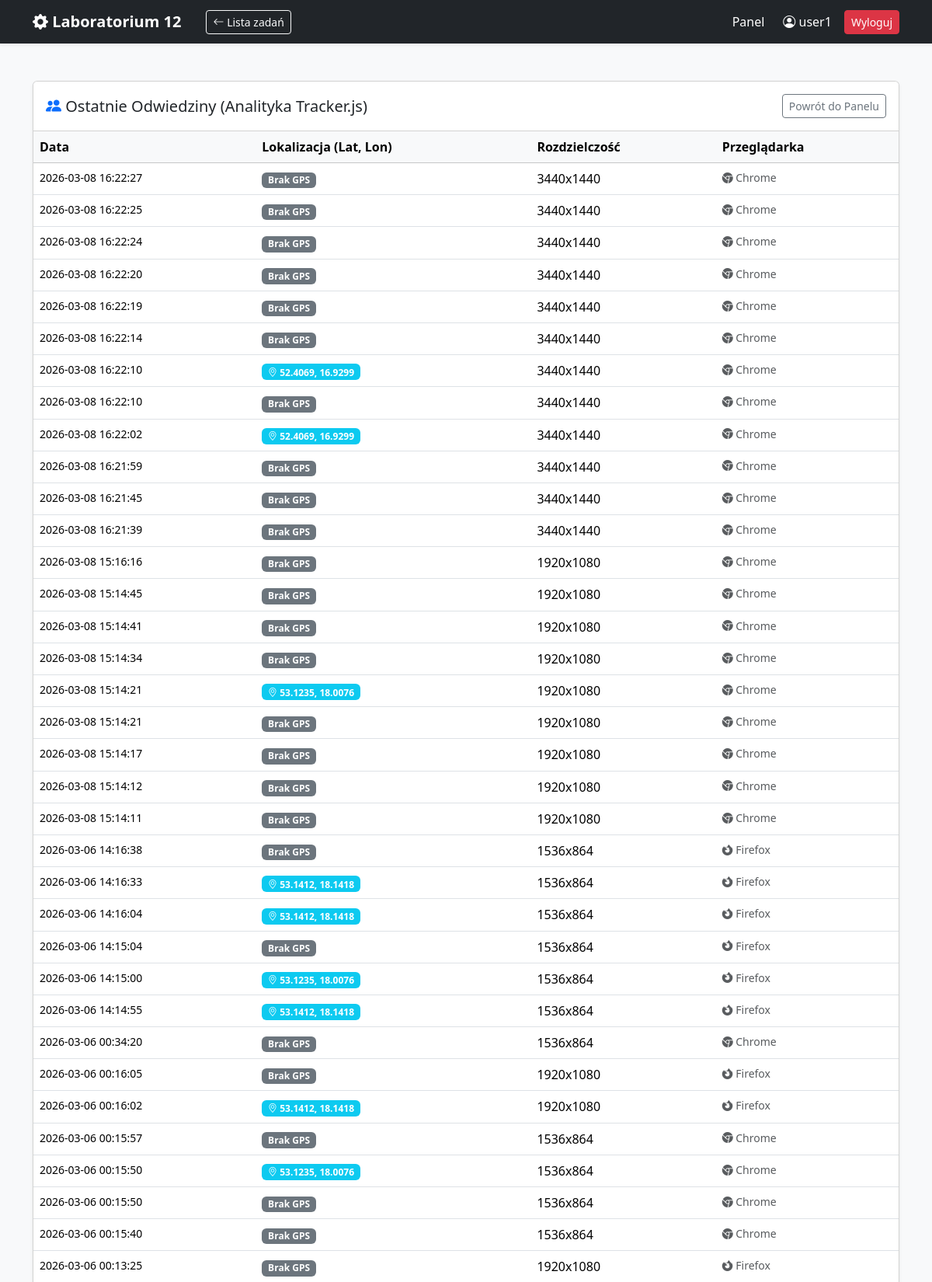
Screenshot of /z12/stats.php (signed in, upper part) with the database file from the repository.
### tables this page shows
CREATE TABLE `visitor_logs` (
  `id` int(11) NOT NULL,
  `ip_address` varchar(45) DEFAULT NULL,
  `latitude` float DEFAULT NULL,
  `longitude` float DEFAULT NULL,
  `browser_info` text DEFAULT NULL,
  `resolution` varchar(50) DEFAULT NULL,
  `cookies_enabled` tinyint(1) DEFAULT 0,
  `recorded` datetime NOT NULL DEFAULT current_timestamp()
);

### z12/stats.php (the view, shortened to what this page needs)
<?php
require_once 'db_connect.php';
$sql = "SELECT * FROM visitor_logs ORDER BY recorded DESC LIMIT 50";
$result = $conn->query($sql);
?>
<!DOCTYPE html>
<html lang="pl">
<head>
    <link href="https://cdn.jsdelivr.net/npm/bootstrap@5.3.2/dist/css/bootstrap.min.css" rel="stylesheet">
    <link rel="stylesheet" href="https://cdn.jsdelivr.net/npm/bootstrap-icons@1.11.3/font/bootstrap-icons.css">
</head>
<body class="bg-light">
<?php include 'header.php'; ?>
<div class="container py-4">
    <div class="card shadow-sm">
        <div class="card-header bg-white py-3 d-flex justify-content-between align-items-center">
            <h5 class="mb-0"><i class="bi bi-people-fill text-primary"></i> Ostatnie Odwiedziny (Analityka Tracker.js)</h5>
            <a href="scada.php" class="btn btn-outline-secondary btn-sm">Powrót do Panelu</a>
        </div>
        <div class="card-body p-0">
            <div class="table-responsive">
                <table class="table table-hover mb-0">
                    <thead class="table-light">
                        <tr>
                            <th>Data</th>
                            <th>Lokalizacja (Lat, Lon)</th>
                            <th>Rozdzielczość</th>
                            <th>Przeglądarka</th>
                        </tr>
                    </thead>
                    <tbody>
                        <?php if ($result->num_rows > 0): ?>
                            <?php while($row = $result->fetch_assoc()): ?>
                                <tr>
                                    <td class="small text-nowrap"><?php echo $row['recorded']; ?></td>
                                    <td>
                                        <?php if ($row['latitude']): ?>
                                            <a href="https://www.google.com/maps?q=<?php echo $row['latitude']; ?>,<?php echo $row['longitude']; ?>" target="_blank" class="badge bg-info text-decoration-none">
                                                <i class="bi bi-geo-alt"></i> <?php echo round($row['latitude'], 4); ?>, <?php echo round($row['longitude'], 4); ?>
                                            </a>
                                        <?php else: ?>
                                            <span class="badge bg-secondary">Brak GPS</span>
                                        <?php endif; ?>
                                    </td>
                                    <td><?php echo htmlspecialchars($row['resolution']); ?></td>
                                    <td class="small text-muted" title="<?php echo htmlspecialchars($row['browser_info']); ?>">
                                        <?php
                                            $ua = $row['browser_info'];
                                            if (strpos($ua, 'Firefox') !== false) echo '<i class="bi bi-browser-firefox"></i> Firefox';
                                            elseif (strpos($ua, 'Chrome') !== false) echo '<i class="bi bi-browser-chrome"></i> Chrome';
                                            elseif (strpos($ua, 'Safari') !== false) echo '<i class="bi bi-browser-safari"></i> Safari';
                                            elseif (strpos($ua, 'Edge') !== false) echo '<i class="bi bi-browser-edge"></i> Edge';
                                            else echo 'Inna';
                                        ?>
                                    </td>
                                </tr>
                            <?php endwhile; ?>
                        <?php else: ?>
                            <tr><td colspan="4" class="text-center py-4">Brak danych w bazie.</td></tr>
                        <?php endif; ?>
                    </tbody>
                </table>
            </div>
        </div>
    </div>
</div>
</body>
</html>

### z12/header.php (shortened to what this page needs)
<nav class="navbar navbar-expand-lg navbar-dark bg-dark mb-4 shadow-sm">
    <div class="container">
        <a class="navbar-brand fw-bold" href="index.php?page=home">
            <i class="bi bi-gear-fill"></i> Laboratorium 12
        </a>
        <a href="../index.php" class="btn btn-outline-light btn-sm me-auto ms-3">
            <i class="bi bi-arrow-left"></i> Lista zadań
        </a>
        <div class="collapse navbar-collapse" id="navbarNav">
            <ul class="navbar-nav ms-auto me-3 align-items-center">
                <li class="nav-item">
                    <a class="nav-link active" href="index.php?page=home">Panel</a>
                </li>
            </ul>
            <div class="d-flex align-items-center gap-3">
                <span class="navbar-text text-white">
                    <i class="bi bi-person-circle"></i> <?php echo htmlspecialchars($_SESSION['username'] ?? 'Gość'); ?>
                </span>
                <a href="wyloguj.php" class="btn btn-danger btn-sm">Wyloguj</a>
            </div>
        </div>
    </div>
</nav>

### rows the page displays
visitor_logs: recorded "2026-03-08 16:22:27", shows "Brak GPS", resolution "3440x1440", shows "Chrome"
visitor_logs: recorded "2026-03-08 16:22:25", shows "Brak GPS", resolution "3440x1440", shows "Chrome"
visitor_logs: recorded "2026-03-08 16:22:24", shows "Brak GPS", resolution "3440x1440", shows "Chrome"
visitor_logs: recorded "2026-03-08 16:22:20", shows "Brak GPS", resolution "3440x1440", shows "Chrome"
visitor_logs: recorded "2026-03-08 16:22:19", shows "Brak GPS", resolution "3440x1440", shows "Chrome"
visitor_logs: recorded "2026-03-08 16:22:14", shows "Brak GPS", resolution "3440x1440", shows "Chrome"
visitor_logs: recorded "2026-03-08 16:22:10", latitude "52.4069", longitude "16.9299", resolution "3440x1440", shows "Chrome"
visitor_logs: recorded "2026-03-08 16:22:10", shows "Brak GPS", resolution "3440x1440", shows "Chrome"
visitor_logs: recorded "2026-03-08 16:22:02", latitude "52.4069", longitude "16.9299", resolution "3440x1440", shows "Chrome"
visitor_logs: recorded "2026-03-08 16:21:59", shows "Brak GPS", resolution "3440x1440", shows "Chrome"
visitor_logs: recorded "2026-03-08 16:21:45", shows "Brak GPS", resolution "3440x1440", shows "Chrome"
visitor_logs: recorded "2026-03-08 16:21:39", shows "Brak GPS", resolution "3440x1440", shows "Chrome"
visitor_logs: recorded "2026-03-08 15:16:16", shows "Brak GPS", resolution "1920x1080", shows "Chrome"
visitor_logs: recorded "2026-03-08 15:14:45", shows "Brak GPS", resolution "1920x1080", shows "Chrome"
visitor_logs: recorded "2026-03-08 15:14:41", shows "Brak GPS", resolution "1920x1080", shows "Chrome"
visitor_logs: recorded "2026-03-08 15:14:34", shows "Brak GPS", resolution "1920x1080", shows "Chrome"
visitor_logs: recorded "2026-03-08 15:14:21", latitude "53.1235", longitude "18.0076", resolution "1920x1080", shows "Chrome"
visitor_logs: recorded "2026-03-08 15:14:21", shows "Brak GPS", resolution "1920x1080", shows "Chrome"
visitor_logs: recorded "2026-03-08 15:14:17", shows "Brak GPS", resolution "1920x1080", shows "Chrome"
visitor_logs: recorded "2026-03-08 15:14:12", shows "Brak GPS", resolution "1920x1080", shows "Chrome"
visitor_logs: recorded "2026-03-08 15:14:11", shows "Brak GPS", resolution "1920x1080", shows "Chrome"
visitor_logs: recorded "2026-03-06 14:16:38", shows "Brak GPS", resolution "1536x864", shows "Firefox"
visitor_logs: recorded "2026-03-06 14:16:33", latitude "53.1412", longitude "18.1418", resolution "1536x864", shows "Firefox"
visitor_logs: recorded "2026-03-06 14:16:04", latitude "53.1412", longitude "18.1418", resolution "1536x864", shows "Firefox"
visitor_logs: recorded "2026-03-06 14:15:04", shows "Brak GPS", resolution "1536x864", shows "Firefox"
visitor_logs: recorded "2026-03-06 14:15:00", latitude "53.1235", longitude "18.0076", resolution "1536x864", shows "Firefox"
visitor_logs: recorded "2026-03-06 14:14:55", latitude "53.1412", longitude "18.1418", resolution "1536x864", shows "Firefox"
visitor_logs: recorded "2026-03-06 00:34:20", shows "Brak GPS", resolution "1536x864", shows "Chrome"
visitor_logs: recorded "2026-03-06 00:16:05", shows "Brak GPS", resolution "1920x1080", shows "Firefox"
visitor_logs: recorded "2026-03-06 00:16:02", latitude "53.1412", longitude "18.1418", resolution "1920x1080", shows "Firefox"
visitor_logs: recorded "2026-03-06 00:15:57", shows "Brak GPS", resolution "1536x864", shows "Chrome"
visitor_logs: recorded "2026-03-06 00:15:50", latitude "53.1235", longitude "18.0076", resolution "1536x864", shows "Chrome"
visitor_logs: recorded "2026-03-06 00:15:50", shows "Brak GPS", resolution "1536x864", shows "Chrome"
visitor_logs: recorded "2026-03-06 00:15:40", shows "Brak GPS", resolution "1536x864", shows "Chrome"
visitor_logs: recorded "2026-03-06 00:13:25", shows "Brak GPS", resolution "1920x1080", shows "Firefox"

### other values shown
$_SESSION['username'] "user1"
